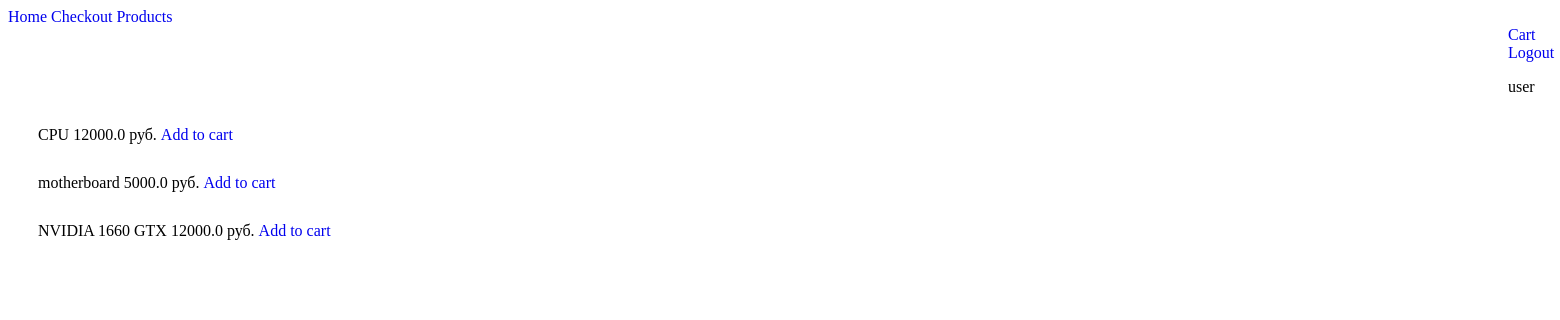
The app's page / (signed in) with its own data.
### store/models.py (models this page shows)
class Item(models.Model):
    title = models.CharField(max_length=100)
    price = models.FloatField()
    description = models.TextField(default="")
    def __str__(self):
        return f"{self.title} {self.price} руб."

### store/views.py (the view)
# urls.py: path('', views.HomeView.as_view(), name='home'),
class HomeView(generic.ListView):
    model = Item
    paginate_by = 30
    template_name = 'store/home.html'
    context_object_name = 'items'

### store/templates/store/home.html (shortened to what this page needs)
{% extends "store/base.html" %}
{% load static %}
{% block content %}
<div class='content'>
    {% for item in items %}
        <div class='item'>
            {{ item }}
            <a href="{% url 'store:add_to_cart' item.id %}"> Add to cart </a>
        </div>
    {% endfor %}
</div>
{% endblock %}

### store/templates/store/base.html (shortened to what this page needs)
<!DOCTYPE html>
{% load static %}
<link rel="stylesheet" type="text/css" href="{% static 'store/css/home.css' %}"
<html lang="en">
<head>
</head>
<body>
<div class='navbar'>
    <div class='left'>
        <a href = "{% url 'store:home' %}"> Home </a>
        <a href = "{% url 'store:checkout' %}"> Checkout </a>
        <a href = "{% url 'store:products' %}"> Products </a>
    </div>
    <div class='right'>
        <a href="{% url 'store:cart' %}"> Cart </a>
        {% if user.is_authenticated %}
            <a href="{% url 'store:logout'%}"> Logout </a>
            <p> {{ user.username }} </p>
        {% else %}
            <a href="{% url 'store:login' %}"> login </a>
            <a href="{% url 'store:signup' %}"> Sign up </a>
        {% endif %}
    </div>
    {% block content %}
    {% endblock %}
</div>
</body>
</html>

### store/static/store/css/home.css (style rules this page uses)
a { text-decoration: none; }
.navbar .right { margin-left: 1500px; }
.content { display: flex-column; }
.content .item { margin: 30px; }

### records on screen
Item: title+price "CPU 12000.0 руб."
Item: title+price "motherboard 5000.0 руб."
Item: title+price "NVIDIA 1660 GTX 12000.0 руб."

### other values on screen
{{ user.username }} "user"
